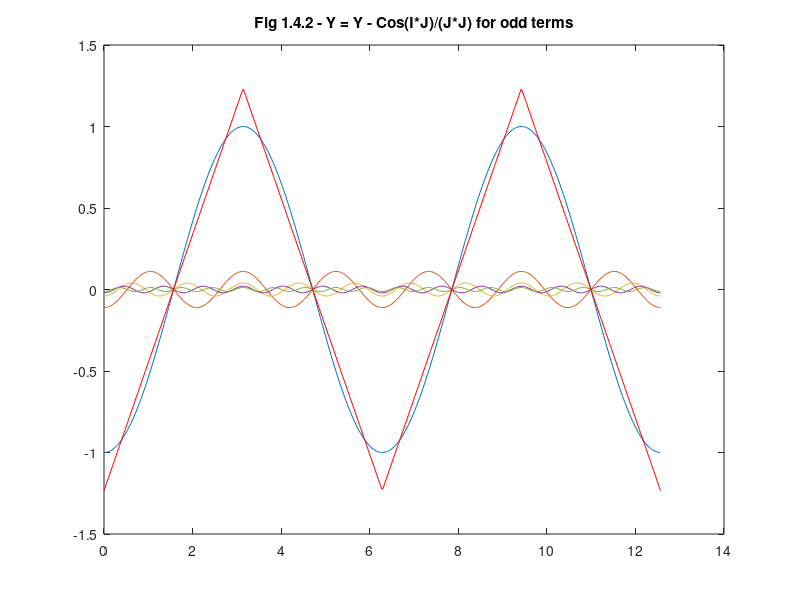

Recreate this plot in MATLAB.
%
% author: Ke-Wei Ma
% contact: keweima at gmail.com
% summary: replicate Fig 1.4.2
%

clear all;
%clf;

h = 1:2:3000;               % odd-harmonics.  1, 3, 5 ... 1,000
a = 1 ./ h.^2;              % amplitude.  1/1, 1/3, 1/5 ... 1,000

n = 500;
i = linspace(0, 4*pi, n);   % number of steps

j = h' * i;

y = -cos(j) .* repmat(a',1,n); % repmat converts amplitude vector to mirrored columns in new matrix

% Plot the first 5 odd harmonics and then the sum of all 
% the harmonics 

figure
plot(i, y(1,:), ...
     i, y(2,:), ...
     i, y(3,:), ...
     i, y(4,:), ...
     i, y(5,:), ...
     i, sum(y), 'r');

title('Fig 1.4.2 - Y = Y - Cos(I*J)/(J*J) for odd terms');
